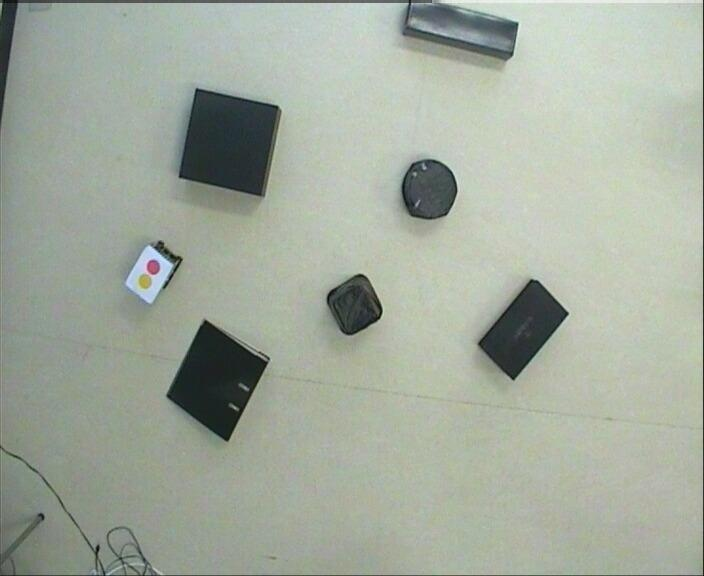
%> input picture matlab/angle0-0.jpg, 704 x 576 px
$ octave --eval "result = img2logical(imread('angle0-0.jpg'));"   (GNU Octave 9; MATLAB toolbox functions it lacks are replaced by stand-ins)
%> lines starting %> are read from the running program, lines starting %| are printed output that depends on the picture; in (x1, y1, x2, y2) boxes, pixels count from 0 and x2, y2 are one past the last pixel; in counts of white or black regions, pixels touching at a corner belong together; the program's own positions count from 1
function [img2] = img2logical(img)
% Algortihm to convert an image into a logical matrix by recognizing
% objects

img_double=im2double(img);
Igray=rgb2gray(img_double);

m=3; n=3;
[~,noise]=wiener2(Igray,[m,n]);
%> noise = 0.00101
J=wiener2(Igray,[m,n],noise);

img_edge=edge(J,'sobel');
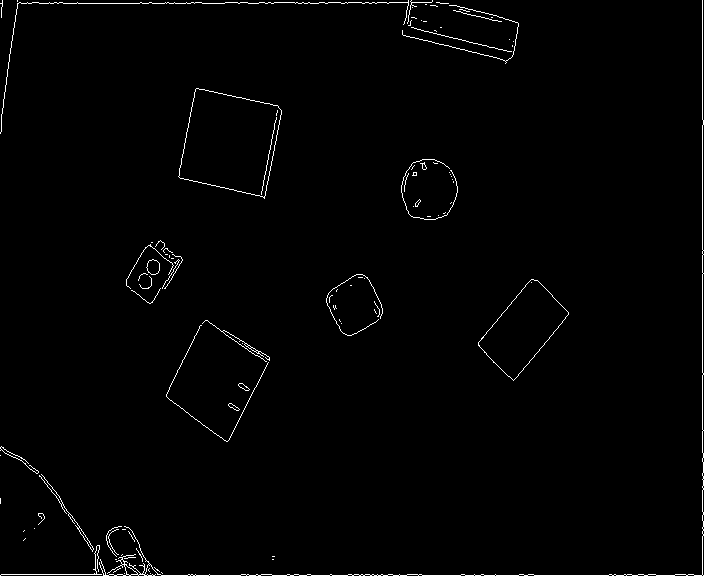
%> img_edge: size 576x704 logical; 1.2% white in thin lines or dots
img_edge=imdilate(img_edge,strel('square',2));
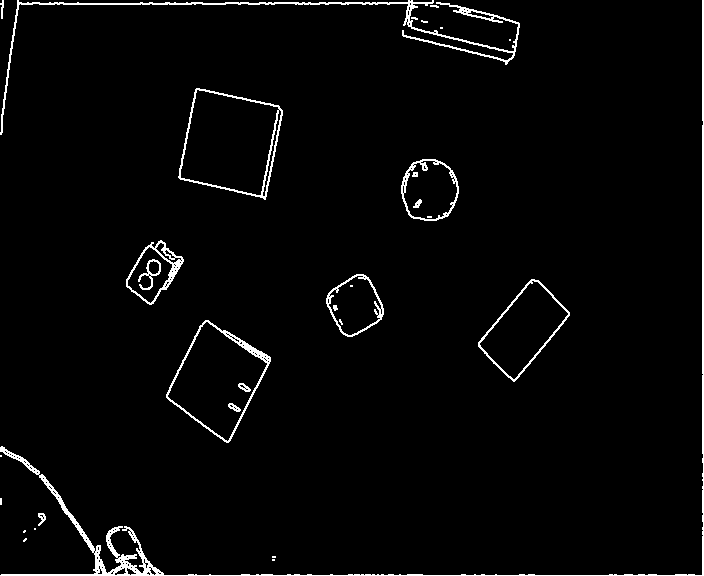
%> img_edge: size 576x704 logical; 2.7% white in thin lines or dots
img2=imfill(img_edge,'holes');
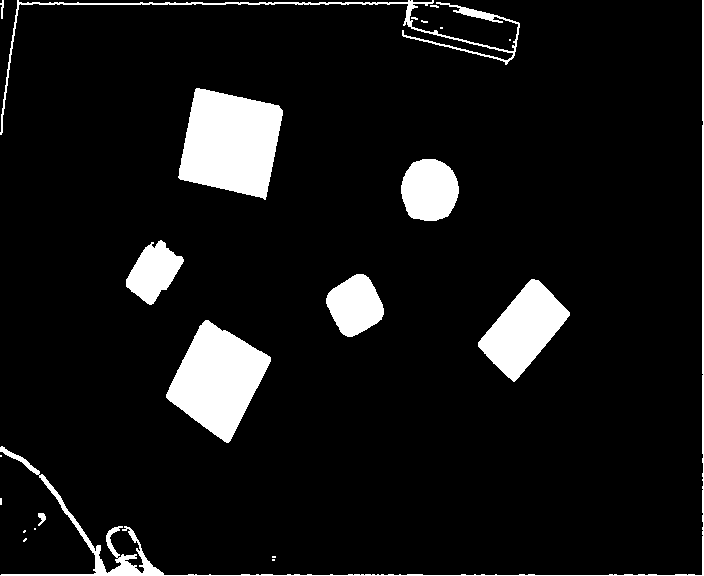
%> img2: size 576x704 logical; 8.5% white; 22 white regions (12 under 20 px), largest, box (x1, y1, x2, y2) and area: (178, 88, 283, 200) 8502, (166, 320, 271, 443) 7306, (478, 279, 570, 382) 4822
img2=bwareaopen(img2,500,8);
end
